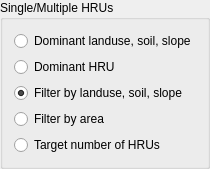
      <widget class="QGroupBox" name="hruChoiceGroup">
       <property name="geometry">
        <rect>
         <x>124</x>
         <y>9</y>
         <width>182</width>
         <height>142</height>
        </rect>
       </property>
       <property name="sizePolicy">
        <sizepolicy hsizetype="Minimum" vsizetype="Preferred">
         <horstretch>0</horstretch>
         <verstretch>0</verstretch>
        </sizepolicy>
       </property>
       <property name="title">
        <string>Single/Multiple HRUs</string>
       </property>
       <layout class="QGridLayout" name="gridLayout_9">
        <item row="4" column="0">
         <widget class="QRadioButton" name="filterAreaButton">
          <property name="sizePolicy">
           <sizepolicy hsizetype="Expanding" vsizetype="Fixed">
            <horstretch>0</horstretch>
            <verstretch>0</verstretch>
           </sizepolicy>
          </property>
          <property name="toolTip">
           <string>Select to remove small HRUs by setting a minimum area threshold.</string>
          </property>
          <property name="text">
           <string>Filter by area</string>
          </property>
         </widget>
        </item>
        <item row="2" column="0">
         <widget class="QRadioButton" name="dominantHRUButton">
          <property name="sizePolicy">
           <sizepolicy hsizetype="Expanding" vsizetype="Fixed">
            <horstretch>0</horstretch>
            <verstretch>0</verstretch>
           </sizepolicy>
          </property>
          <property name="toolTip">
           <string>Select to create one HRU from each subbasin, the potential HRU with the largest area in that subbasin.</string>
          </property>
          <property name="text">
           <string>Dominant HRU</string>
          </property>
          <property name="checked">
           <bool>false</bool>
          </property>
         </widget>
        </item>
        <item row="5" column="0">
         <widget class="QRadioButton" name="targetButton">
          <property name="sizePolicy">
           <sizepolicy hsizetype="Expanding" vsizetype="Fixed">
            <horstretch>0</horstretch>
            <verstretch>0</verstretch>
           </sizepolicy>
          </property>
          <property name="toolTip">
           <string>Select to remove small HRUs by setting a target number of HRUs to be retained. 
 The smallest are removed, where smallest means smallest area in each subbasin 
if the threshold method is set to area, or the smallest percentage area in each 
subbasin if the threshold method is set to percentage.</string>
          </property>
          <property name="text">
           <string>Target number of HRUs</string>
          </property>
         </widget>
        </item>
        <item row="3" column="0">
         <widget class="QRadioButton" name="filterLanduseButton">
          <property name="sizePolicy">
           <sizepolicy hsizetype="Expanding" vsizetype="Fixed">
            <horstretch>0</horstretch>
            <verstretch>0</verstretch>
           </sizepolicy>
          </property>
          <property name="toolTip">
           <string>Select to remove small HRUs by setting minimum thresholds for landuse, soil, and slope band.</string>
          </property>
          <property name="text">
           <string>Filter by landuse, soil, slope</string>
          </property>
          <property name="checked">
           <bool>true</bool>
          </property>
         </widget>
        </item>
        <item row="1" column="0">
         <widget class="QRadioButton" name="dominantLanduseButton">
          <property name="sizePolicy">
           <sizepolicy hsizetype="Expanding" vsizetype="Fixed">
            <horstretch>0</horstretch>
            <verstretch>0</verstretch>
           </sizepolicy>
          </property>
          <property name="toolTip">
           <string>Select to create one HRU in each subbasin, formed from the landuse, soil, and slope band 
with the largest areas in that subbasin.</string>
          </property>
          <property name="text">
           <string>Dominant landuse, soil, slope</string>
          </property>
         </widget>
        </item>
       </layout>
      </widget>
